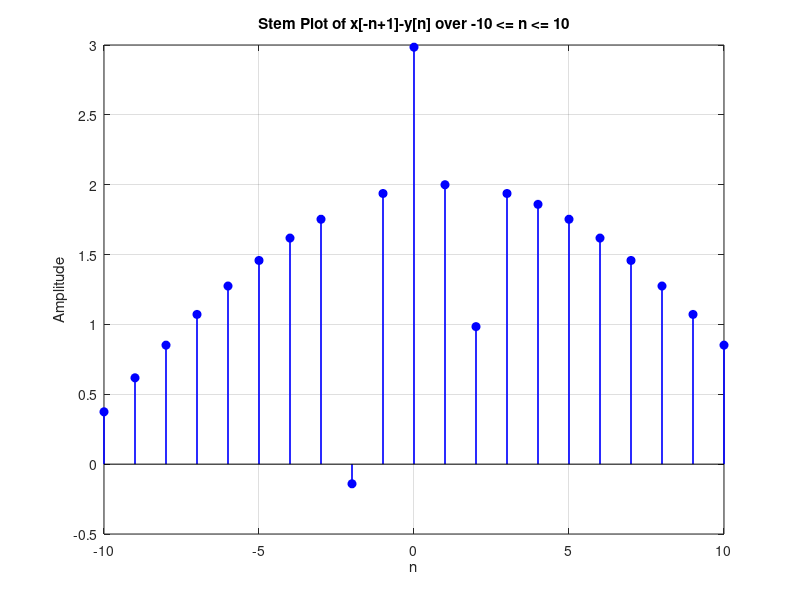

Reproduce this figure in MATLAB.
n = -10:10;

x = 2 * cos(0.04 * pi * (-n+1));
y = zeros(size(n));
y(n == -2) = 2;
y(n == 0) = -1;
y(n == 2) = 1;

figure;
stem(n, x-y, 'b', 'MarkerFaceColor', 'b', 'LineWidth', 1.2);
xlabel('n');
ylabel('Amplitude');
grid on;
title('Stem Plot of x[-n+1]-y[n] over -10 <= n <= 10');
